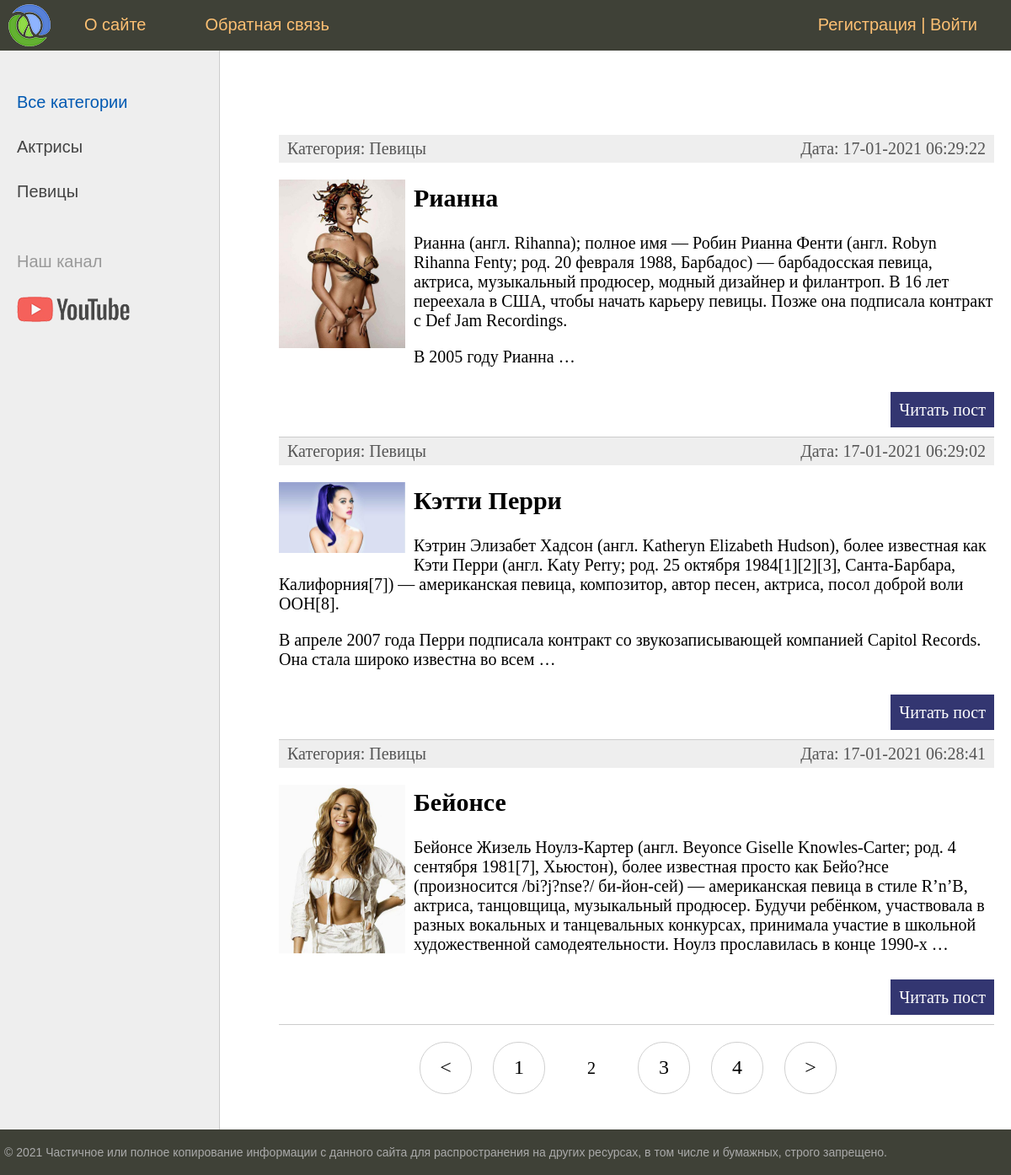
Screenshot of /?page=2 with the database file from the repository.
### women/models.py (models this page shows, shortened)
class Category(models.Model):
    name = models.CharField(max_length=100, db_index=True, verbose_name="Категория")
    slug = models.SlugField(max_length=255, unique=True, db_index=True, verbose_name="URL")
    def __str__(self):
        return self.name
    def get_absolute_url(self):
        return reverse('category', kwargs={'cat_slug': self.slug})
    class Meta:
        verbose_name = 'Категория'
        verbose_name_plural = 'Категории'
        ordering = ['id']  # Если сортировка будет отключена, то будут возникать предупреждения

class Women(models.Model):
    title = models.CharField(max_length=255, verbose_name="Заголовок")
    slug = models.SlugField(max_length=255, unique=True, db_index=True, verbose_name="URL")
    content = models.TextField(blank=True, verbose_name="Текст статьи")
    photo = models.ImageField(upload_to="photos/%Y/%m/%d/", verbose_name="Фото")
    time_create = models.DateTimeField(auto_now_add=True, verbose_name="Время создания")
    time_update = models.DateTimeField(auto_now=True, verbose_name="Время изменения")
    is_published = models.BooleanField(default=True, verbose_name="Публикация")
    cat = models.ForeignKey('Category', on_delete=models.PROTECT, verbose_name="Категории")
    def get_absolute_url(self):
        return reverse('post', kwargs={'post_slug': self.slug})
    class Meta:
        verbose_name = 'Известные женщины'
        verbose_name_plural = 'Известные женщины'
        ordering = ['-time_create', 'title']

### women/views.py (the view)
# urls.py: path('', cache_page(60)(WomenHome.as_view()), name='home'),  # Время хранения кэша 1 минута. Кэщ главной страницы
class WomenHome(DataMixin, ListView):  # Класс представления
    model = Women  # Атрибут ссылается на модель, выбирает все записи из табоицы и пытается отобразить в виде списка
    template_name = 'women/index.html'
    context_object_name = 'posts'
    def get_context_data(self, *, object_list=None, **kwargs):  # Функция для динамических значений
        context = super().get_context_data(**kwargs)  # Распаковка словаря, теперь в context можно прописывать атрибуты
        c_def = self.get_user_context(title="Главная страница")
        context = dict(list(context.items()) + list(c_def.items()))
        '''Два словаря c_def и contex будут формировать нужный контекст'''
        return context
    def get_queryset(self):  # Метод будет показывать, только опубликованные статьи на сайте
        return Women.objects.filter(is_published=True).select_related('cat')

### women/templatetags/women_tags.py (called while the page is built)
@register.inclusion_tag('women/list_categories.html')
def show_categories(sort=None, cat_selected=0):
    if not sort:
        cats = Category.objects.all()
    else:
        cats = Category.objects.order_by(sort)
    return {"cats": cats, "cat_selected": cat_selected}

### women/utils.py (called while the page is built)
    def get_user_context(self, **kwargs):
        context = kwargs
        cats = cache.get('cats')
        if not cats:
            cats = Category.objects.annotate(Count('women'))
            cache.set('cats', cats, 60)
        user_menu = menu.copy()  # Копия словаря сохраняется
        if not self.request.user.is_authenticated:
            user_menu.pop(1)
        context['menu'] = user_menu  # В контекст передаётся ссылка на меню
        context['cats'] = cats
        if 'cat_selected' not in context:  # Проверка, если ключ определяем, то он будет присутствовать
            context['cat_selected'] = 0  # Ключ
        return context

### women/templates/women/index.html (shortened to what this page needs)
{% extends 'women/base.html' %}
{% block content %}
<ul class="list-articles">
	{% for p in posts %}
			<li><div class="article-panel">
	<p class="first">Категория: {{p.cat}}</p>
	<p class="last">Дата: {{p.time_update|date:"d-m-Y H:i:s"}}</p>
</div>
{% if p.photo %}
	<p><img class="img-article-left thumb" src="{{p.photo.url}}"></p>
{% endif %}
				<h2>{{p.title}}</h2>
	{% autoescape on %}
	{{p.content|linebreaks|truncatewords:50}}
	{% endautoescape %}
			<p class="link-read-post"><a href="{{ p.get_absolute_url }}">Читать пост</a></p>
			</li>
	{% endfor %}
</ul>
{% endblock %}

### women/templates/women/base.html (shortened to what this page needs)
{% load static %}
{% load women_tags %}
<!DOCTYPE html>
<html>
<head>
	<link type="text/css" href="{% static 'women/css/styles.css' %}" rel="stylesheet" />
</head>
<body>
<table class="table-page" border=0 cellpadding="0" cellspacing="0">
<tr><td valign=top>
{% block mainmenu %}
    <div class="header">
        <ul id="mainmenu" class="mainmenu">
            <li class="logo"><a href="{% url 'home' %}"><div class="logo"></div></a></li>
            {% for m in menu %}
            <li><a href="{% url m.url_name %}">{{m.title}}</a></li>
            {% endfor %}
            {% if request.user.is_authenticated %}
            <li class="last"> {{user.username}} | <a href="{% url 'logout' %}">Выйти</a></li>
            {% else %}
            <li class="last"><a href="{% url 'register' %}">Регистрация</a> | <a href="{% url 'login' %}">Войти</a></li>
            {% endif %}
        </ul>
    </div>
{% endblock mainmenu %}
<table class="table-content" border=0 cellpadding="0" cellspacing="0">
<tr>
{% load cache %}
<td valign="top" class="left-chapters">
	<ul id="leftchapters">
        {% if cat_selected == 0 %}
		<li class="selected">Все категории</li>
        {% else %}
		<li><a href="{% url 'home' %}">Все категории</a></li>
        {% endif %}
        {% for c in cats %}
        {% if c.women__count > 0 %}
        {% if c.pk == cat_selected %}
        <li class="selected">{{c.name}}</li>
        {% else %}
        <li><a href="{{ c.get_absolute_url }}">{{c.name}}</a></li>
        {% endif %}
        {% endif %}
        {% endfor %}
		<li class="share">
		<p>Наш канал</p>
		<a class="share-yt" href="https://www.youtube.com/channel/UClJzWfGWuGJL2t-3dYKcHTA/playlists" target="_blank" rel="nofollow"></a>
		</li>
	</ul>
</td>
<td valign="top" class="content">
	<div class="content-text">
{% block content %}
{% endblock %}
{% if page_obj.has_other_pages %}
<nav class="list-pages">
    <ul>
        {% if page_obj.has_previous %}
        <li class="page-num">
            <a href="?page={{ page_obj.previous_page_number }}">&lt;</a>
        </li>
        {% endif %}
        {% for p in paginator.page_range %}
            {% if page_obj.number == p %}
            <li class="page-num page-num-selected">{{ p }}</li>
            {% elif p >= page_obj.number|add:-2 and p <= page_obj.number|add:2  %}
            <li class="page-num">
                <a href="?page={{ p }}">{{ p }}</a>
            </li>
            {% endif %}
        {% endfor %}
        {% if page_obj.has_next %}
        <li class="page-num">
            <a href="?page={{ page_obj.next_page_number }}">&gt;</a>
        </li>
        {% endif %}
    </ul>
</nav>
{% endif %}
	</div>
</td></tr></table>
</td></tr>
<tr><td valign=top>
	<div id="footer">
		<p>&copy; 2021 Частичное или полное копирование информации с данного сайта для распространения на других ресурсах, в том числе и бумажных, строго запрещено.</p>
	</div>
</td></tr></table>
</body>
</html>

### women/static/women/css/styles.css (style rules this page uses)
html, body { font-family: 'Arial'; margin: 0; padding: 0; height: 100%; width: 100%; color: #444; }
a { color: #0059b2; text-decoration: none; }
img { max-width: 600px; height: auto; }
img.img-article-left { max-width: 300px; height: auto; float: left; padding: 0 10px 10px 0; }
img.img-article-left.thumb { max-width: 150px; height: auto; }
p.link-read-post { text-align: right; }
p.link-read-post a { padding: 10px; min-width: 100px; background: #333671; color: #fff; text-decoration: none; }
div.article-panel { background: #eee; padding: 5px 10px 5px 10px; box-sizing border-box; overflow: hidden; color: #555; }
div.article-panel p.first { margin: 0; float: left; }
div.article-panel p.last { margin: 0; float: right; }
ul.list-articles { list-style: none; margin: 0; padding: 0; }
ul.list-articles li { border-bottom: 1px solid #ccc; }
.table-page { width: 100%; height: 100%; vertical-align: top; }
.table-page tr { height: 100%; }
.header { background: #3F4137; height: 60px; }
.logo { background: url('../images/logo.png') no-repeat 10px 5px; width: 70px; height: 60px; }
ul.mainmenu { list-style: none; margin: 0; padding: 0; height: 60px; color: #fdc073; font-size: 20px; overflow: hidden; }
ul.mainmenu li { float: left; margin: 18px 40px 0 30px; }
ul.mainmenu li.logo { margin: 0; }
ul.mainmenu li.last { float: right; }
ul.mainmenu li a { color: #fdc073; text-decoration: none; }
.table-content { width: 100%; min-height: 100%; height: 100%; }
.left-chapters { margin: 0; background: #eee; border-right: 1px solid #ccc; min-height: 100%; }
.left-chapters ul { width: 230px; min-height: 100%; margin: 0; padding: 20px 10px 10px 20px; list-style: none; font-size: 20px; }
.left-chapters ul li { margin: 30px 0 0 0; color: #999; }
.left-chapters ul li.selected { color: #0059b2; }
.left-chapters ul li a { color: #444; text-decoration: none; }
.left-chapters ul li.share { margin: 60px 0 0 0; }
.left-chapters ul li.share p { margin: 30px 0 30px 0; }
.left-chapters ul li.share a { display: inline-block; width: 40px; height: 40px; margin: 0 20px 0 0; }
.left-chapters ul li.share a.share-yt { width: 100%; height: 30px; background: url('../images/share_yt.png') no-repeat 0 0 }
.content { padding: 40px 20px 20px 40px; width: 100%; box-sizing: border-box; }
.content-text { margin: 60px 0 0 30px; color: #000; font-size: 20px; font-family: Yandex Sans Display Light; }
#footer { box-sizing: border-box; background: #3F4137; padding: 5px; color: #aaa; font-size: 14px; font-family: Verdana, Geneva, Arial, Helvetica; text-align: left; overflow: hidden; }
.list-pages { text-align: center; margin: 0 0 20px 0; }
.list-pages ul { margin: 20px 0 0 0; padding: 0; list-style: none; }
.list-pages ul li { display: inline-block; margin: 0 20px 0 0; }
.list-pages a { color: #000; font-size: 24px; text-decoration: none; }
.list-pages .page-num, .page-num-selected { display: inline-block; width: 60px; height: 44px; padding: 16px 0 0 0; border: 1px solid #d0d0d0; border-radius: 30px; }
.list-pages .page-num-selected { border: none; color: #000; font-size: 20px; }

### rows the page displays
Category: name "Актрисы"
Category: name "Певицы"
Women: cat "Певицы", time_update "17-01-2021 06:29:22", photo (picture), title "Рианна", content "Рианна (англ. Rihanna); полное имя — Робин Рианна Фенти (англ. Robyn Rihanna Fenty; род. 20 февраля 1988, Барбадос) — барбадосская певица, актриса, музыкальный продюсер, модный дизайнер и филантроп. В 16 лет переехала в США, чтобы начать карьеру певицы. Позже она подписала контракт с Def Jam Recordings. В 2005 году Рианна …"
Women: cat "Певицы", time_update "17-01-2021 06:29:02", photo (picture), title "Кэтти Перри", content "Кэтрин Элизабет Хадсон (англ. Katheryn Elizabeth Hudson), более известная как Кэти Перри (англ. Katy Perry; род. 25 октября 1984[1][2][3], Санта-Барбара, Калифорния[7]) — американская певица, композитор, автор песен, актриса, посол доброй воли ООН[8]. В апреле 2007 года Перри подписала контракт со звукозаписывающей компанией Capitol Records. Она стала широко известна во всем …"
Women: cat "Певицы", time_update "17-01-2021 06:28:41", photo (picture), title "Бейонсе", content "Бейонсе Жизель Ноулз-Картер (англ. Beyonce Giselle Knowles-Carter; род. 4 сентября 1981[7], Хьюстон), более известная просто как Бейо?нсе (произносится /bi?j?nse?/ би-йон-сей) — американская певица в стиле R’n’B, актриса, танцовщица, музыкальный продюсер. Будучи ребёнком, участвовала в разных вокальных и танцевальных конкурсах, принимала участие в школьной художественной самодеятельности. Ноулз прославилась в конце 1990-х …"

### other values shown
{{ m.title }} "О сайте" "Обратная связь"
{{ p }} "1" "3" "4"
{{ p }} "2"
